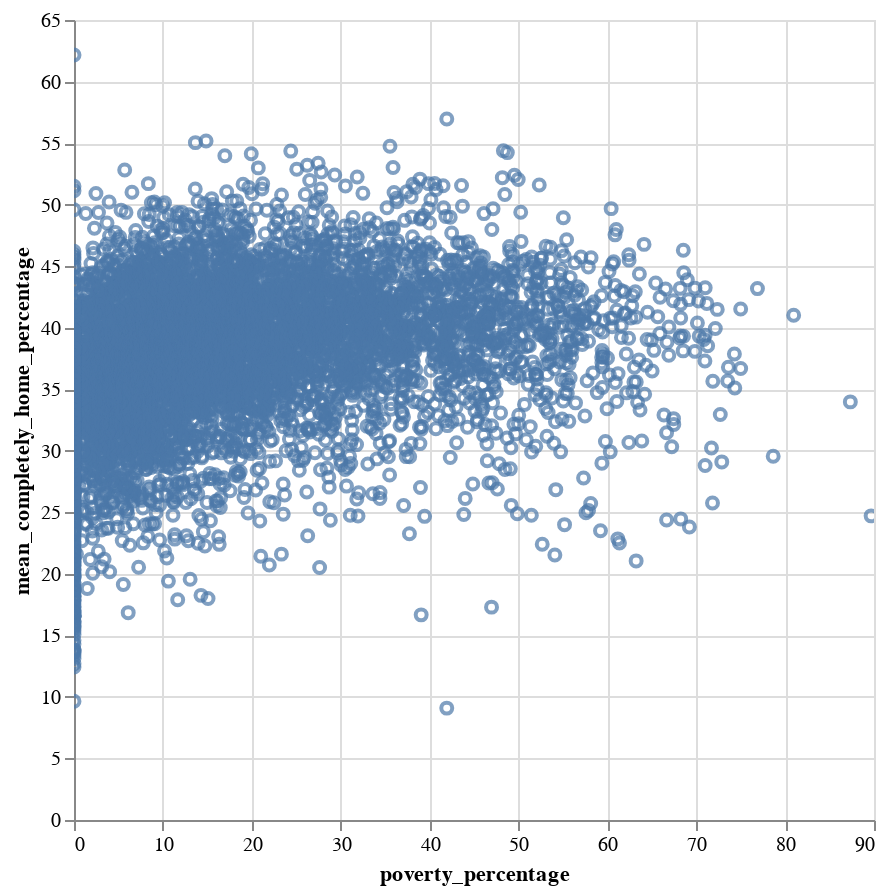

Notebook cell for this chart:
### Code cell
# plot bar graph
alt.Chart(result_df).mark_point().encode(
    alt.X('poverty_percentage:Q'),
    alt.Y('mean_completely_home_percentage:Q'),
    tooltip=['cbg','poverty_percentage','mean_completely_home_percentage']
).properties(width=400, height=400).interactive()

### Figure 1 — Vega-Lite specification as saved in the notebook (floating-point values rounded to 4 significant figures; data arrays with more than 128 entries replaced by an {"elided": "..."} marker saying what was removed)
{"config": {"view": {"continuousWidth": 400, "continuousHeight": 300}}, "data": {"name": "data-a84b1c32c2ac7b46a61aaf33c640fadb"}, "mark": "point", "encoding": {"tooltip": [{"type": "nominal", "field": "cbg"}, {"type": "nominal", "field": "poverty_percentage"}, {"type": "quantitative", "field": "mean_completely_home_percentage"}], "x": {"type": "quantitative", "field": "poverty_percentage"}, "y": {"type": "quantitative", "field": "mean_completely_home_percentage"}}, "height": 400, "selection": {"selector001": {"type": "interval", "bind": "scales", "encodings": ["x", "y"]}}, "width": 400, "$schema": "https://vega.github.io/schema/vega-lite/v4.8.1.json", "datasets": {"data-a84b1c32c2ac7b46a61aaf33c640fadb": {"elided": "6369 records"}}}
